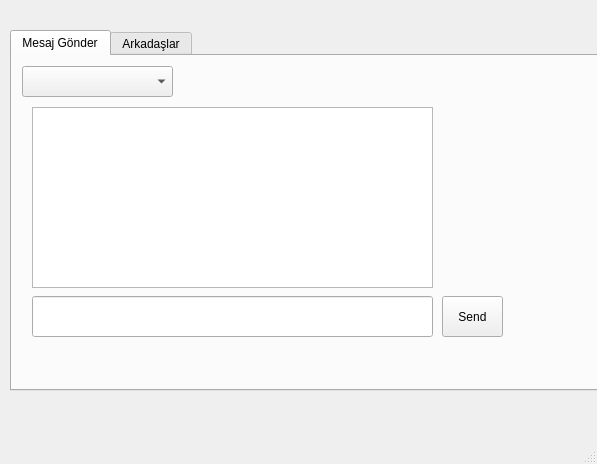
<?xml version="1.0" encoding="UTF-8"?>
<ui version="4.0">
 <class>MainWindow</class>
 <widget class="QMainWindow" name="MainWindow">
  <property name="geometry">
   <rect>
    <x>0</x>
    <y>0</y>
    <width>597</width>
    <height>464</height>
   </rect>
  </property>
  <property name="windowTitle">
   <string>MainWindow</string>
  </property>
  <widget class="QWidget" name="centralwidget">
   <widget class="QTabWidget" name="tabWidget">
    <property name="geometry">
     <rect>
      <x>10</x>
      <y>30</y>
      <width>591</width>
      <height>361</height>
     </rect>
    </property>
    <property name="currentIndex">
     <number>0</number>
    </property>
    <widget class="QWidget" name="tab">
     <attribute name="title">
      <string>Mesaj Gönder</string>
     </attribute>
     <widget class="QComboBox" name="comboBox">
      <property name="geometry">
       <rect>
        <x>10</x>
        <y>10</y>
        <width>151</width>
        <height>31</height>
       </rect>
      </property>
     </widget>
     <widget class="QLineEdit" name="lineEdit">
      <property name="geometry">
       <rect>
        <x>20</x>
        <y>240</y>
        <width>401</width>
        <height>41</height>
       </rect>
      </property>
     </widget>
     <widget class="QPushButton" name="send">
      <property name="geometry">
       <rect>
        <x>430</x>
        <y>240</y>
        <width>61</width>
        <height>41</height>
       </rect>
      </property>
      <property name="text">
       <string>Send</string>
      </property>
     </widget>
     <widget class="QTextBrowser" name="textBrowser">
      <property name="geometry">
       <rect>
        <x>20</x>
        <y>51</y>
        <width>401</width>
        <height>181</height>
       </rect>
      </property>
     </widget>
    </widget>
    <widget class="QWidget" name="tab_2">
     <attribute name="title">
      <string>Arkadaşlar</string>
     </attribute>
     <widget class="QListWidget" name="myFriends">
      <property name="geometry">
       <rect>
        <x>10</x>
        <y>60</y>
        <width>171</width>
        <height>261</height>
       </rect>
      </property>
     </widget>
     <widget class="QListWidget" name="kisiler">
      <property name="geometry">
       <rect>
        <x>340</x>
        <y>60</y>
        <width>171</width>
        <height>261</height>
       </rect>
      </property>
     </widget>
     <widget class="QLabel" name="label">
      <property name="geometry">
       <rect>
        <x>50</x>
        <y>30</y>
        <width>71</width>
        <height>21</height>
       </rect>
      </property>
      <property name="text">
       <string>Arkadaşlarım</string>
      </property>
     </widget>
     <widget class="QLabel" name="label_2">
      <property name="geometry">
       <rect>
        <x>380</x>
        <y>30</y>
        <width>71</width>
        <height>21</height>
       </rect>
      </property>
      <property name="text">
       <string>Tüm Kullanıcılar</string>
      </property>
     </widget>
     <widget class="QPushButton" name="addFriends">
      <property name="geometry">
       <rect>
        <x>190</x>
        <y>130</y>
        <width>141</width>
        <height>41</height>
       </rect>
      </property>
      <property name="text">
       <string>&lt;&lt;&lt; Arkadaş Ekle</string>
      </property>
     </widget>
     <widget class="QPushButton" name="removeFriends">
      <property name="geometry">
       <rect>
        <x>190</x>
        <y>180</y>
        <width>141</width>
        <height>41</height>
       </rect>
      </property>
      <property name="text">
       <string>Arkadaşlıktan Çıkar &gt;&gt;&gt;</string>
      </property>
     </widget>
    </widget>
   </widget>
  </widget>
  <widget class="QMenuBar" name="menubar">
   <property name="geometry">
    <rect>
     <x>0</x>
     <y>0</y>
     <width>597</width>
     <height>21</height>
    </rect>
   </property>
  </widget>
  <widget class="QStatusBar" name="statusbar"/>
 </widget>
 <resources/>
 <connections/>
</ui>
